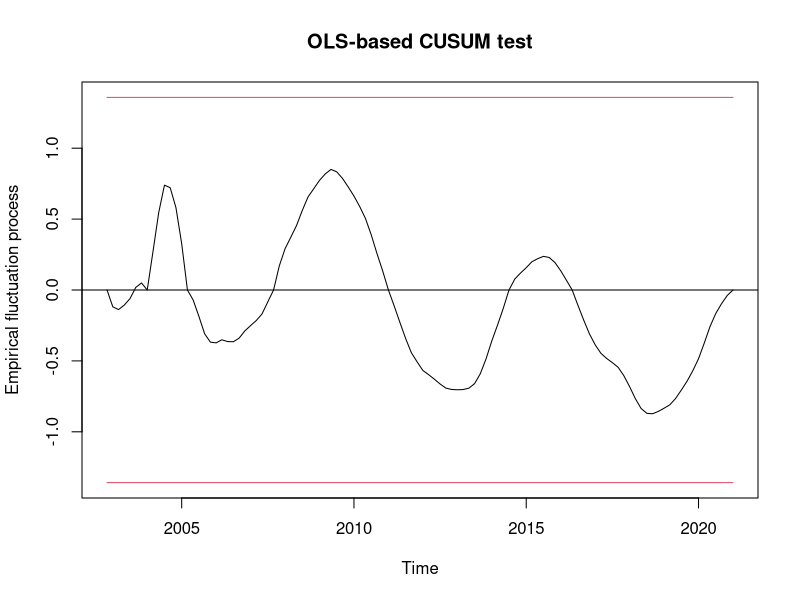
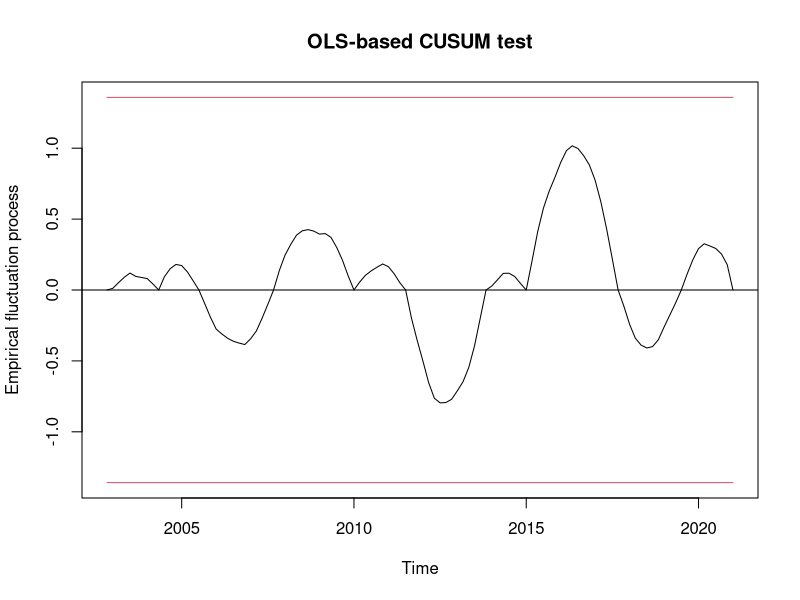
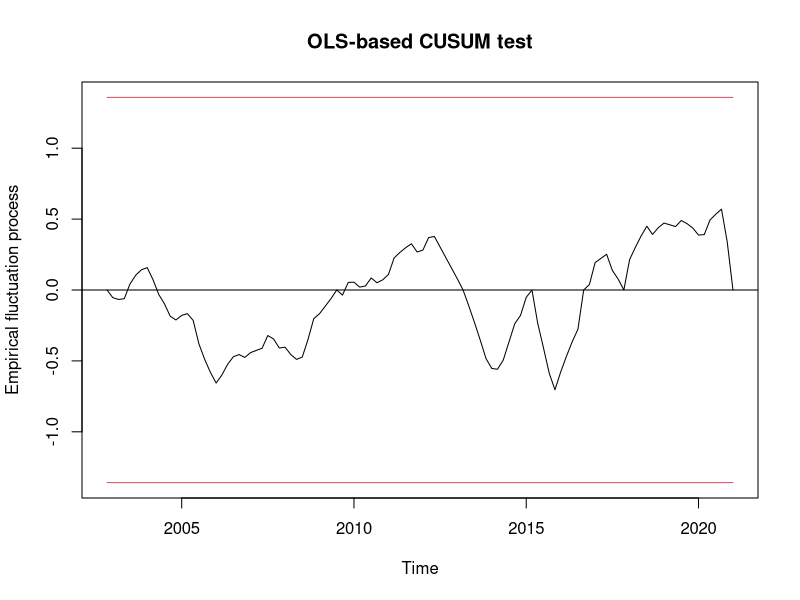
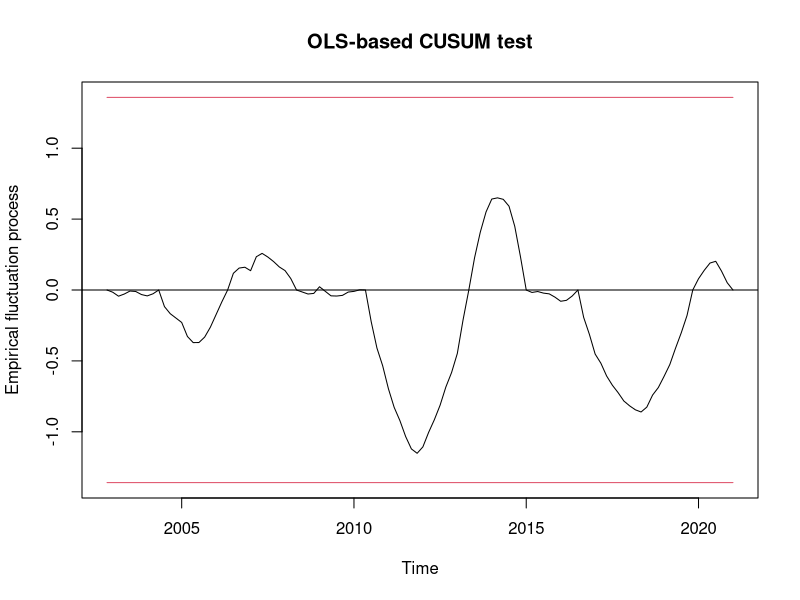

The R source for these figures, in order:
############### Test for Structural breakpoints - OLS-CUSUM Tests: BRIC ###############
# install.packages('zoo')
# install.packages('strucchange')
# install.packages('tseries')
# install.packages('sandwich')

library(zoo)
library(sandwich)
library(strucchange)
library(tseries)

set.seed(20240101) # For reproducibility, we are using this seed value


################## Brazil ############################
# Set the working directory
setwd("/FEWNet/dataset/brazil")
getwd()

# Data
cpi.df <- read.csv("Brazil_CPI_inf_rate_Monthly_base_mulvar_cpi_epu_gprc_202201.csv",header=TRUE)
cpi.df$date <- as.Date(cpi.df$date)
str(cpi.df)


# Convert Date into a numeric quantity
cpi.df$date_n <- as.numeric(cpi.df$date)


# Convert CPI inflation into a time series object
CPI_brazil <- ts(cpi.df$CPI_inflation_rate, start = 2003, end = 2021, frequency = 6)
CPI_brazil
length(CPI_brazil)

# Define a time period variable
time <- c(1:109)

# Identify the breakpoints
length(CPI_brazil)
CPI_brazil_bp <- breakpoints(CPI_brazil ~ time, h = 7)
CPI_brazil_bp

# Check for the statistical significance of the break-points
coef(CPI_brazil_bp)

# Check for the statistical significance of the break-points
addi_CPI_BP <- efp(CPI_brazil ~ breakfactor(CPI_brazil_bp), type = "OLS-CUSUM")
plot(addi_CPI_BP)

################## Russia ############################
# Set the working directory
setwd("/FEWNet/dataset/russia")
getwd()

# Data
cpi.df <- read.csv("RUS_CPI_inf_rate_Monthly_mulvar_epu_gprc_202201.csv",header=TRUE)
cpi.df$date <- as.Date(cpi.df$date)
str(cpi.df)

# Convert Date into a numeric quantity
cpi.df$date_n <- as.numeric(cpi.df$date)
str(cpi.df)

# Convert CPI inflation into a time series object
CPI_russia <- ts(cpi.df$cpi_inflation_rate, start = 2003, end = 2021, frequency = 6)
CPI_russia
length(CPI_russia)

# Define a time period variable
time <- c(1:109)

# Identify the breakpoints
length(CPI_russia)
CPI_russia_bp <- breakpoints(CPI_russia ~ time, h=7)
CPI_russia_bp

# Check for the statistical significance of the break-points
coef(CPI_russia_bp)

# Check for the statistical significance of the break-points
addi_CPI_BP <- efp(CPI_russia ~ breakfactor(CPI_russia_bp), type = "OLS-CUSUM")
plot(addi_CPI_BP)

################## India ############################
# Set the working directory
setwd("/FEWNet/dataset/india")
getwd()

# Data
cpi.df <- read.csv("India_CPI_inf_rate_Monthly_base_mulvar_cpi_epu_gprc_202201.csv",header=TRUE)
cpi.df$Date <- as.Date(cpi.df$Date)
str(cpi.df)

# Convert Date into a numeric quantity
cpi.df$date_n <- as.numeric(cpi.df$Date)
str(cpi.df)

# Convert CPI inflation into a time series object
CPI_india <- ts(cpi.df$CPI_inflation_Rate, start = 2003, end = 2021, frequency = 6)
CPI_india
length(CPI_india)

# Define a time period variable
time <- c(1:109)

# Identify the breakpoints
length(CPI_india)
CPI_india_bp <- breakpoints(CPI_india ~ time, h = 7)
CPI_india_bp

# Check for the statistical significance of the break-points
coef(CPI_india_bp)

# Check for the statistical significance of the break-points
addi_CPI_BP <- efp(CPI_india ~ breakfactor(CPI_india_bp), type = "OLS-CUSUM")
# addi_CPI_BP <- efp(CPI_india ~ breakfactor(CPI_india_bp), type = "Score-MOSUM")
plot(addi_CPI_BP)

################## China ############################
# Set the working directory
setwd("/FEWNet/dataset/china")
getwd()

# Data
cpi.df <- read.csv("China_CPI_inf_rate_Monthly_mulvariate_epu_gprc_202201.csv",header=TRUE)
cpi.df$date <- as.Date(cpi.df$date)
str(cpi.df)


# Convert Date into a numeric quantity
cpi.df$date_n <- as.numeric(cpi.df$date)
str(cpi.df)

# Convert CPI inflation into a time series object
CPI_china <- ts(cpi.df$cpi_inflation_rate, start = 2003, end = 2021, frequency = 6)
CPI_china
length(CPI_china)

# Define a time period variable
time <- c(1:109)

# Identify the breakpoints
length(CPI_china)
CPI_china_bp <- breakpoints(CPI_china ~ time, h = 7)
CPI_china_bp

# Check for the statistical significance of the break-points
coef(CPI_china_bp)

# Check for the statistical significance of the break-points
addi_CPI_BP <- efp(CPI_china ~ breakfactor(CPI_china_bp), type = "OLS-CUSUM")
plot(addi_CPI_BP)
####################### End of Code ##############################



























str(cpi.df)
